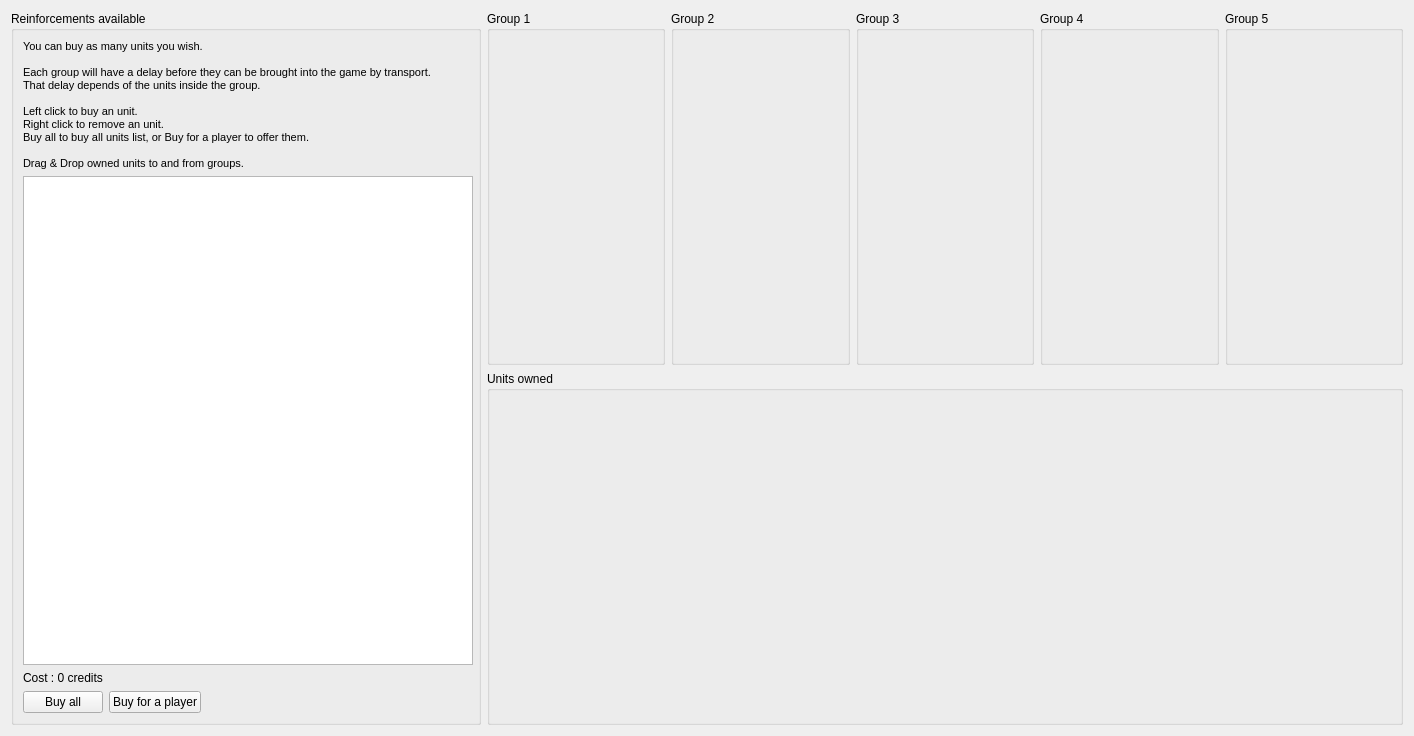
<?xml version="1.0" encoding="UTF-8"?>
<ui version="4.0">
 <class>mainWidget</class>
 <widget class="QWidget" name="mainWidget">
  <property name="geometry">
   <rect>
    <x>0</x>
    <y>0</y>
    <width>1414</width>
    <height>736</height>
   </rect>
  </property>
  <property name="windowTitle">
   <string>Units Reinforcement Shop</string>
  </property>
  <property name="styleSheet">
   <string notr="true"/>
  </property>
  <layout class="QGridLayout" name="gridLayout_7">
   <item row="0" column="0" rowspan="2">
    <widget class="QGroupBox" name="groupBox">
     <property name="maximumSize">
      <size>
       <width>470</width>
       <height>16777215</height>
      </size>
     </property>
     <property name="title">
      <string>Reinforcements available</string>
     </property>
     <property name="flat">
      <bool>false</bool>
     </property>
     <layout class="QGridLayout" name="gridLayout">
      <item row="0" column="0">
       <widget class="QLabel" name="label">
        <property name="text">
         <string>&lt;!DOCTYPE HTML PUBLIC &quot;-//W3C//DTD HTML 4.0//EN&quot; &quot;http://www.w3.org/TR/REC-html40/strict.dtd&quot;&gt;
&lt;html&gt;&lt;head&gt;&lt;meta name=&quot;qrichtext&quot; content=&quot;1&quot; /&gt;&lt;style type=&quot;text/css&quot;&gt;
p, li { white-space: pre-wrap; }
&lt;/style&gt;&lt;/head&gt;&lt;body style=&quot; font-family:'MS Shell Dlg 2'; font-size:8.25pt; font-weight:400; font-style:normal;&quot;&gt;
&lt;p align=&quot;justify&quot; style=&quot; margin-top:0px; margin-bottom:0px; margin-left:0px; margin-right:0px; -qt-block-indent:0; text-indent:0px;&quot;&gt;&lt;span style=&quot; font-size:8pt;&quot;&gt;You can buy as many units you wish. &lt;/span&gt;&lt;/p&gt;
&lt;p align=&quot;justify&quot; style=&quot;-qt-paragraph-type:empty; margin-top:0px; margin-bottom:0px; margin-left:0px; margin-right:0px; -qt-block-indent:0; text-indent:0px; font-size:8pt;&quot;&gt;&lt;/p&gt;
&lt;p align=&quot;justify&quot; style=&quot; margin-top:0px; margin-bottom:0px; margin-left:0px; margin-right:0px; -qt-block-indent:0; text-indent:0px;&quot;&gt;&lt;span style=&quot; font-size:8pt;&quot;&gt;Each group will have a delay before they can be brought into the game by transport.&lt;/span&gt;&lt;/p&gt;
&lt;p align=&quot;justify&quot; style=&quot; margin-top:0px; margin-bottom:0px; margin-left:0px; margin-right:0px; -qt-block-indent:0; text-indent:0px;&quot;&gt;&lt;span style=&quot; font-size:8pt;&quot;&gt;That delay depends of the units inside the group.&lt;/span&gt;&lt;/p&gt;
&lt;p align=&quot;justify&quot; style=&quot;-qt-paragraph-type:empty; margin-top:0px; margin-bottom:0px; margin-left:0px; margin-right:0px; -qt-block-indent:0; text-indent:0px; font-size:8pt;&quot;&gt;&lt;/p&gt;
&lt;p align=&quot;justify&quot; style=&quot; margin-top:0px; margin-bottom:0px; margin-left:0px; margin-right:0px; -qt-block-indent:0; text-indent:0px;&quot;&gt;&lt;span style=&quot; font-size:8pt;&quot;&gt;Left click to buy an unit.&lt;/span&gt;&lt;/p&gt;
&lt;p align=&quot;justify&quot; style=&quot; margin-top:0px; margin-bottom:0px; margin-left:0px; margin-right:0px; -qt-block-indent:0; text-indent:0px;&quot;&gt;&lt;span style=&quot; font-size:8pt;&quot;&gt;Right click to remove an unit.&lt;/span&gt;&lt;/p&gt;
&lt;p align=&quot;justify&quot; style=&quot; margin-top:0px; margin-bottom:0px; margin-left:0px; margin-right:0px; -qt-block-indent:0; text-indent:0px;&quot;&gt;&lt;span style=&quot; font-size:8pt;&quot;&gt;Buy all to buy all units list, or Buy for a player to offer them.&lt;/span&gt;&lt;/p&gt;
&lt;p align=&quot;justify&quot; style=&quot;-qt-paragraph-type:empty; margin-top:0px; margin-bottom:0px; margin-left:0px; margin-right:0px; -qt-block-indent:0; text-indent:0px; font-size:8pt;&quot;&gt;&lt;/p&gt;
&lt;p align=&quot;justify&quot; style=&quot; margin-top:0px; margin-bottom:0px; margin-left:0px; margin-right:0px; -qt-block-indent:0; text-indent:0px;&quot;&gt;&lt;span style=&quot; font-size:8pt;&quot;&gt;Drag &amp;amp; Drop owned units to and from groups.&lt;/span&gt;&lt;/p&gt;&lt;/body&gt;&lt;/html&gt;</string>
        </property>
       </widget>
      </item>
      <item row="1" column="0">
       <widget class="QListWidget" name="reinforcementListWidget">
        <property name="sizePolicy">
         <sizepolicy hsizetype="Fixed" vsizetype="Expanding">
          <horstretch>45</horstretch>
          <verstretch>0</verstretch>
         </sizepolicy>
        </property>
        <property name="minimumSize">
         <size>
          <width>450</width>
          <height>0</height>
         </size>
        </property>
        <property name="maximumSize">
         <size>
          <width>450</width>
          <height>16777215</height>
         </size>
        </property>
        <property name="showDropIndicator" stdset="0">
         <bool>false</bool>
        </property>
        <property name="dragEnabled">
         <bool>true</bool>
        </property>
        <property name="dragDropMode">
         <enum>QAbstractItemView::NoDragDrop</enum>
        </property>
        <property name="sortingEnabled">
         <bool>true</bool>
        </property>
       </widget>
      </item>
      <item row="3" column="0">
       <layout class="QHBoxLayout" name="horizontalLayout_2">
        <item>
         <widget class="QPushButton" name="buyBtn">
          <property name="enabled">
           <bool>true</bool>
          </property>
          <property name="text">
           <string>Buy all</string>
          </property>
         </widget>
        </item>
        <item>
         <widget class="QPushButton" name="offerBtn">
          <property name="enabled">
           <bool>true</bool>
          </property>
          <property name="text">
           <string>Buy for a player</string>
          </property>
         </widget>
        </item>
        <item>
         <spacer name="horizontalSpacer_2">
          <property name="orientation">
           <enum>Qt::Horizontal</enum>
          </property>
          <property name="sizeHint" stdset="0">
           <size>
            <width>40</width>
            <height>20</height>
           </size>
          </property>
         </spacer>
        </item>
       </layout>
      </item>
      <item row="2" column="0">
       <widget class="QLabel" name="costText">
        <property name="text">
         <string>Cost : 0 credits</string>
        </property>
       </widget>
      </item>
     </layout>
    </widget>
   </item>
   <item row="0" column="1">
    <layout class="QHBoxLayout" name="horizontalLayout">
     <item>
      <widget class="QGroupBox" name="group1">
       <property name="title">
        <string>Group 1</string>
       </property>
       <layout class="QGridLayout" name="gridLayout_3">
        <property name="margin">
         <number>0</number>
        </property>
       </layout>
      </widget>
     </item>
     <item>
      <widget class="QGroupBox" name="group2">
       <property name="title">
        <string>Group 2</string>
       </property>
       <layout class="QGridLayout" name="gridLayout_4">
        <property name="margin">
         <number>0</number>
        </property>
       </layout>
      </widget>
     </item>
     <item>
      <widget class="QGroupBox" name="group3">
       <property name="title">
        <string>Group 3</string>
       </property>
       <layout class="QGridLayout" name="gridLayout_5">
        <property name="margin">
         <number>0</number>
        </property>
       </layout>
      </widget>
     </item>
     <item>
      <widget class="QGroupBox" name="group4">
       <property name="title">
        <string>Group 4</string>
       </property>
       <layout class="QGridLayout" name="gridLayout_6">
        <property name="margin">
         <number>0</number>
        </property>
       </layout>
      </widget>
     </item>
     <item>
      <widget class="QGroupBox" name="group5">
       <property name="title">
        <string>Group 5</string>
       </property>
       <layout class="QGridLayout" name="gridLayout_2">
        <property name="margin">
         <number>0</number>
        </property>
       </layout>
      </widget>
     </item>
    </layout>
   </item>
   <item row="1" column="1">
    <widget class="QGroupBox" name="ownedGroup">
     <property name="title">
      <string>Units owned</string>
     </property>
     <layout class="QGridLayout" name="gridLayout_8"/>
    </widget>
   </item>
  </layout>
  <zorder>groupBox</zorder>
  <zorder>group1</zorder>
  <zorder>group2</zorder>
  <zorder>group3</zorder>
  <zorder>group4</zorder>
  <zorder>group5</zorder>
  <zorder>ownedGroup</zorder>
  <zorder>reinforcementListWidget</zorder>
 </widget>
 <resources/>
 <connections/>
</ui>
